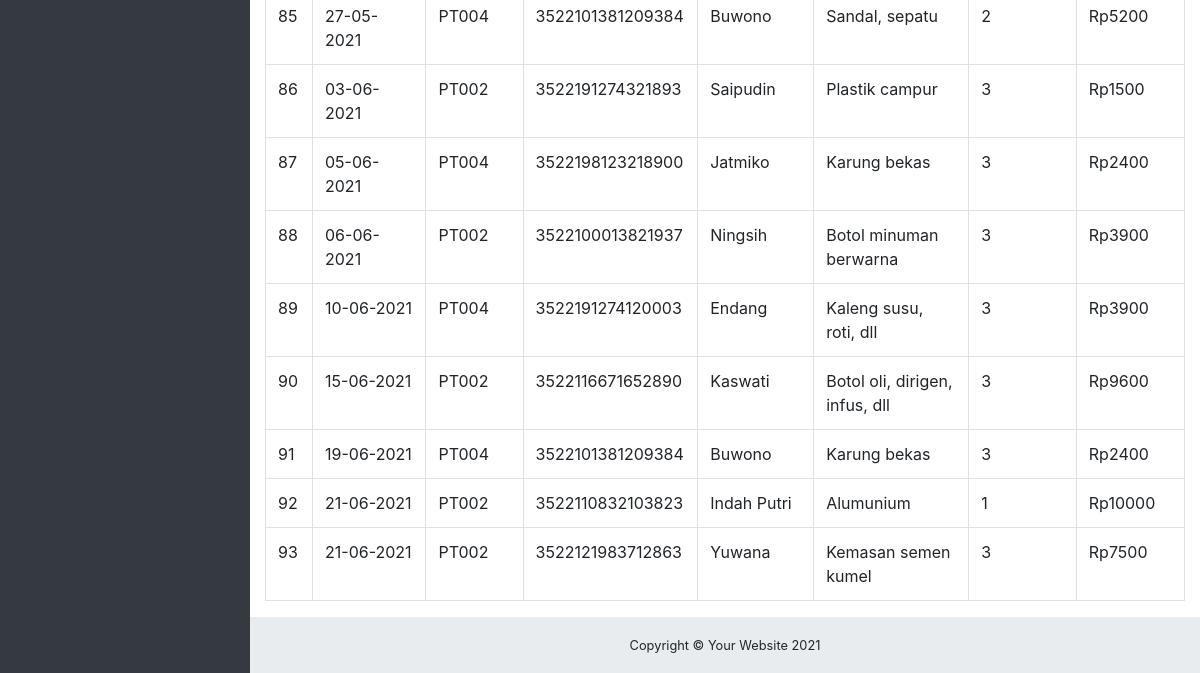
Page /ADMIN/laporan-tabungan.php (signed in, lower part) on the earlier database version.
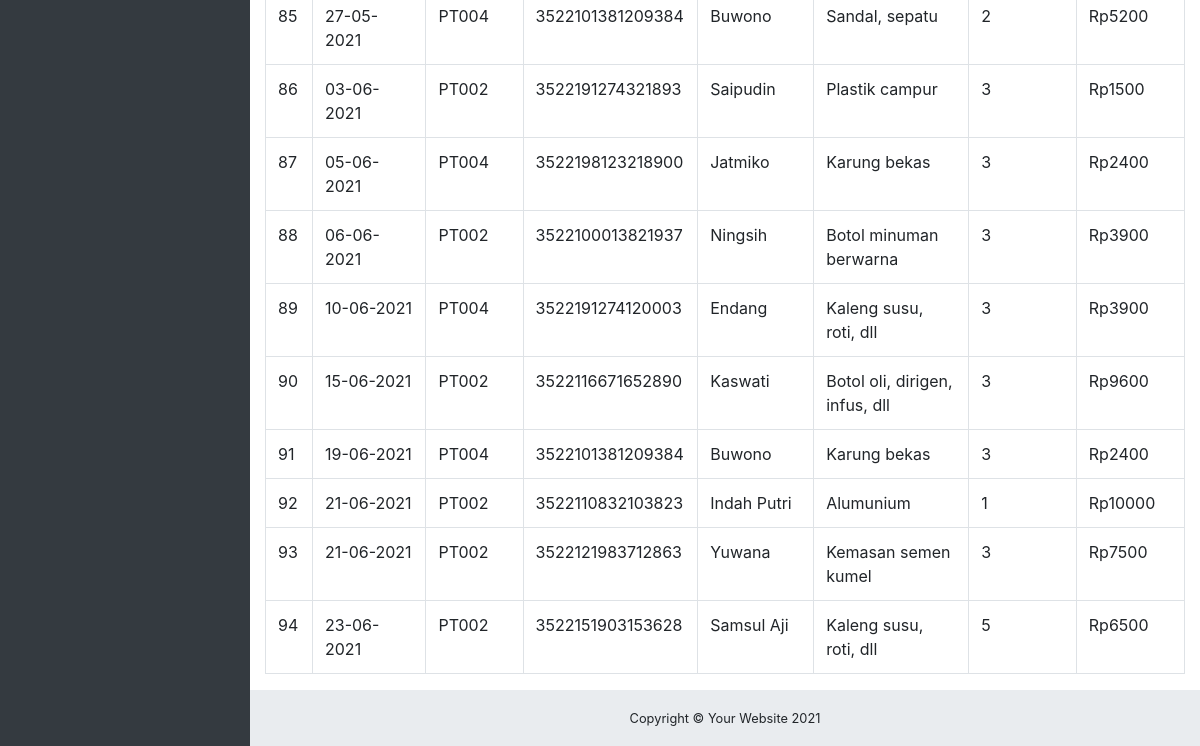
Same page on the later database version.
### tables this page shows
CREATE TABLE `tb_tabungan` (
  `id_tabung` varchar(10) NOT NULL,
  `id_petugas` varchar(10) NOT NULL,
  `id_nasabah` varchar(20) NOT NULL,
  `id_jenis` varchar(10) NOT NULL,
  `berat_tabung` int(11) NOT NULL,
  `total_tabung` int(11) NOT NULL,
  `tanggal_tabung` date NOT NULL
);

CREATE TABLE `tb_nasabah` (
  `id_nasabah` varchar(20) NOT NULL,
  `nama_nasabah` varchar(50) NOT NULL,
  `jk_nasabah` varchar(10) NOT NULL,
  `alamat_nasabah` varchar(50) NOT NULL,
  `telp_nasabah` varchar(15) NOT NULL,
  `pekerjaan_nasabah` varchar(15) NOT NULL,
  `tgl_daftar` date NOT NULL,
  `norek_nasabah` varchar(20) NOT NULL,
  `saldo_nasabah` int(11) NOT NULL,
  `pinjaman_nasabah` int(11) NOT NULL
);

CREATE TABLE `tb_jenis_sampah` (
  `id_jenis` varchar(10) NOT NULL,
  `nama_jenis` varchar(30) NOT NULL,
  `harga_beli` int(11) NOT NULL,
  `harga_jual` int(11) NOT NULL
);

### ADMIN/laporan-tabungan.php (the view, shortened to what this page needs)
<!DOCTYPE html>
<html lang="en">
  <head>
    <link href="vendor/bootstrap/css/bootstrap.min.css" rel="stylesheet">
    <link href="vendor/font-awesome/css/font-awesome.min.css" rel="stylesheet" type="text/css">
    <link href="vendor/datatables/dataTables.bootstrap4.css" rel="stylesheet">
    <link href="css/sb-admin.css" rel="stylesheet">
  </head>
  <body class="fixed-nav sticky-footer bg-dark" id="page-top">
    <div class="content-wrapper">
      <div class="container-fluid">
        <?php
        include "koneksi_db.php";
        $tgl_awal  = @$_GET['tgl_awal'];
        $tgl_akhir = @$_GET['tgl_akhir'];
        if(empty($tgl_awal) or empty($tgl_akhir)){
        $query     = "SELECT t.id_tabung, t.id_petugas, t.id_nasabah, n.nama_nasabah, j.nama_jenis, t.berat_tabung, t.total_tabung, t.tanggal_tabung FROM tb_tabungan t, tb_nasabah n, tb_jenis_sampah j WHERE t.id_nasabah = n.id_nasabah AND j.id_jenis = t.id_jenis ORDER BY t.id_tabung ASC";
        $label     = "Semua Data Tabungan";
        }
        ?>
        <?php echo $label ?><br />
        <div class="table-responsive" style="margin-top: 10px;">
          <table class="table table-bordered">
            <tbody>
              <?php
              $sql = mysqli_query($koneksi, $query);
              $row = mysqli_num_rows($sql);
              $nomor = 1;
              if($row > 0){
              while($data = mysqli_fetch_array($sql)){
              $tgl = date('d-m-Y', strtotime($data['tanggal_tabung']));
              echo "<tr>";
                echo "<td>".$nomor++."</td>";
                echo "<td>".$tgl."</td>";
                echo "<td>".$data['id_petugas']."</td>";
                echo "<td>".$data['id_nasabah']."</td>";
                echo "<td>".$data['nama_nasabah']."</td>";
                echo "<td>".$data['nama_jenis']."</td>";
                echo "<td>".$data['berat_tabung']."</td>";
                echo "<td>Rp".$data['total_tabung']."</td>";
              echo "</tr>";
              }
              }else{
              echo "<tr><td colspan='5'>Data tidak ada</td></tr>";
              }
              ?>
            </tbody>
          </table>
        </div>
      </div>
      <?php include 'footer.php'; ?>
    </div>
  </body>
</html>

Differences in the rows shown:
added tb_tabungan: tanggal_tabung "23-06-2021", id_petugas "PT002", id_nasabah "3522151903153628", id_nasabah.nama_nasabah "Samsul Aji", id_jenis.nama_jenis "Kaleng susu, roti, dll", berat_tabung "5", total_tabung "6500"
